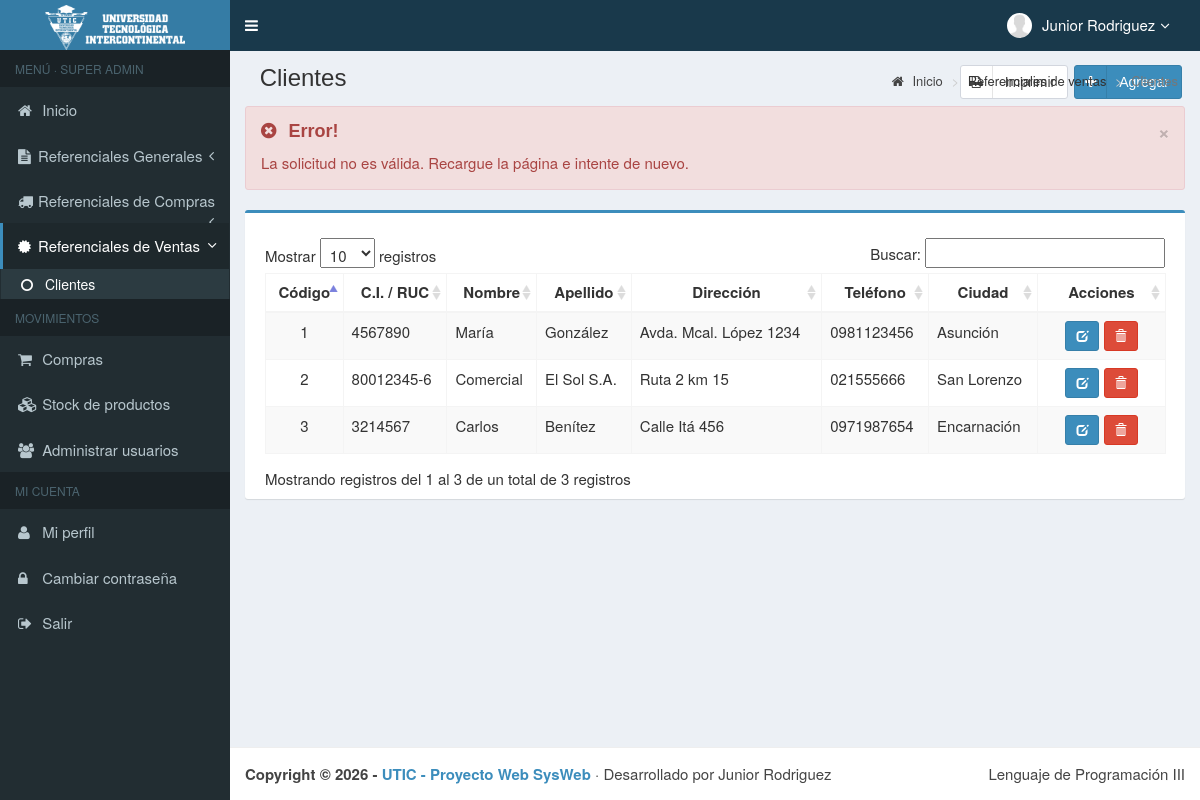
Screenshot of /main.php?module=clientes&alert=11 (signed in) with the database file from the repository.
### tables this page shows
CREATE TABLE usuarios (
    id_user         INT          NOT NULL AUTO_INCREMENT,
    username        VARCHAR(50)  NOT NULL,
    name_user       VARCHAR(150) NOT NULL,
    password        VARCHAR(255) NOT NULL,
    email           VARCHAR(150) NULL,
    telefono        VARCHAR(20)  NULL,
    foto            VARCHAR(300) NOT NULL DEFAULT '',
    permisos_acceso VARCHAR(30)  NOT NULL,           
    status          VARCHAR(15)  NOT NULL DEFAULT 'activo',    
    PRIMARY KEY (id_user),
    UNIQUE KEY uq_usuarios_username (username)
);

CREATE TABLE clientes (
    id_cliente    INT         NOT NULL,
    ci_ruc        VARCHAR(10) NOT NULL,
    cli_nombre    VARCHAR(30) NOT NULL,
    cli_apellido  VARCHAR(50) NOT NULL,
    cli_direccion VARCHAR(50) NULL,
    cli_telefono  VARCHAR(20) NULL,               
    cod_ciudad    INT         NULL,
    PRIMARY KEY (id_cliente),
    UNIQUE KEY uq_clientes_ci_ruc (ci_ruc),
    FOREIGN KEY (cod_ciudad) REFERENCES ciudad (cod_ciudad)
        ON UPDATE CASCADE ON DELETE NO ACTION
);

CREATE TABLE ciudad (
    cod_ciudad      INT         NOT NULL,
    descrip_ciudad  VARCHAR(25) NULL,
    id_departamento INT         NOT NULL,
    PRIMARY KEY (cod_ciudad),
    FOREIGN KEY (id_departamento) REFERENCES departamento (id_departamento)
        ON UPDATE CASCADE ON DELETE NO ACTION
);

### config/funciones.php (called while the page is built, shortened)
<?php
function e(?string $texto): string
{
    return htmlspecialchars($texto ?? "", ENT_QUOTES, "UTF-8");
}
function foto_usuario(?string $foto): string
{
    return "images/user/" . ($foto !== null && $foto !== "" ? rawurlencode($foto) : "user-default.png");
}

### modules/clientes/view.php (the view, shortened to what this page needs)
<?php
$alertas = [
    1 => ["success", "Éxito!", "El cliente se registró correctamente."],
    2 => ["success", "Éxito!", "Los datos del cliente se modificaron correctamente."],
    3 => ["success", "Éxito!", "El cliente se eliminó correctamente."],
    4 => ["danger",  "Error!", "No se puede eliminar: el cliente tiene ventas registradas."],
    5 => ["danger",  "Error!", "Ya existe un cliente con ese C.I. / RUC."],
    6 => ["danger",  "Error!", "El cliente que intenta eliminar no existe."],
    10 => ["danger", "Error!", "Datos incompletos o inválidos. Revise el formulario."],
    11 => ["danger", "Error!", "La solicitud no es válida. Recargue la página e intente de nuevo."],
];
$alerta = $alertas[(int) ($_GET["alert"] ?? 0)] ?? null;
$clientes = $mysqli->query("SELECT cl.id_cliente, cl.ci_ruc, cl.cli_nombre, cl.cli_apellido, cl.cli_direccion,
                                   cl.cli_telefono, c.descrip_ciudad
                            FROM clientes cl LEFT JOIN ciudad c ON c.cod_ciudad = cl.cod_ciudad
                            ORDER BY cl.id_cliente");
?>
<section class="content-header">
    <h1>
        <i class="fa fa-address-book icon-title"></i> Clientes
        <a class="btn btn-primary btn-social pull-right" href="?module=form_clientes&form=add" title="Agregar" data-toggle="tooltip">
            <i class="fa fa-plus"></i> Agregar
        </a>
        <a class="btn btn-default btn-social pull-right" style="margin-right:6px" href="modules/clientes/reporte.php" target="_blank" title="Imprimir reporte" data-toggle="tooltip">
            <i class="fa fa-print"></i> Imprimir
        </a>
    </h1>
    <ol class="breadcrumb">
        <li><a href="?module=start"><i class="fa fa-home"></i> Inicio</a></li>
        <li>Referenciales de ventas</li>
        <li class="active">Clientes</li>
    </ol>
</section>
<section class="content">
    <div class="row">
        <div class="col-md-12">
            <?php if ($alerta): ?>
                <div class="alert alert-<?= $alerta[0] ?> alert-dismissable">
                    <button type="button" class="close" data-dismiss="alert" aria-hidden="true">&times;</button>
                    <h4><i class="icon fa <?= $alerta[0] === "success" ? "fa-check-circle" : "fa-times-circle" ?>"></i> <?= $alerta[1] ?></h4>
                    <?= $alerta[2] ?>
                </div>
            <?php endif; ?>
            <div class="box box-primary">
                <div class="box-body">
                    <table id="dataTables1" class="table table-bordered table-striped table-hover">
                        <thead>
                            <tr>
                                <th class="center">Código</th>
                                <th class="center">C.I. / RUC</th>
                                <th class="center">Nombre</th>
                                <th class="center">Apellido</th>
                                <th class="center">Dirección</th>
                                <th class="center">Teléfono</th>
                                <th class="center">Ciudad</th>
                                <th class="center">Acciones</th>
                            </tr>
                        </thead>
                        <tbody>
                        <?php while ($cl = $clientes->fetch_assoc()): ?>
                            <tr>
                                <td width="60" class="center"><?= (int) $cl["id_cliente"] ?></td>
                                <td><?= e($cl["ci_ruc"]) ?></td>
                                <td><?= e($cl["cli_nombre"]) ?></td>
                                <td><?= e($cl["cli_apellido"]) ?></td>
                                <td><?= e($cl["cli_direccion"]) ?></td>
                                <td><?= e($cl["cli_telefono"]) ?></td>
                                <td><?= e($cl["descrip_ciudad"]) ?></td>
                                <td width="110" class="center">
                                    <a data-toggle="tooltip" title="Modificar" class="btn btn-primary btn-sm"
                                       href="?module=form_clientes&form=edit&id=<?= (int) $cl["id_cliente"] ?>">
                                        <i style="color:#fff" class="glyphicon glyphicon-edit"></i>
                                    </a>
                                    <form method="POST" action="modules/clientes/proses.php?act=delete" style="display:inline"
                                          onsubmit="return confirm('¿Eliminar al cliente <?= e(addslashes($cl["cli_nombre"] . " " . $cl["cli_apellido"])) ?>?');">
                                        <button type="submit" class="btn btn-danger btn-sm" data-toggle="tooltip" title="Eliminar">
                                            <i style="color:#fff" class="glyphicon glyphicon-trash"></i>
                                        </button>
                                    </form>
                                </td>
                            </tr>
                        <?php endwhile; ?>
                        </tbody>
                    </table>
                </div>
            </div>
        </div>
    </div>
</section>

### top-menu.php (shortened to what this page needs)
<?php
$stmt = $mysqli->prepare("SELECT name_user, foto, permisos_acceso FROM usuarios WHERE id_user = ?");
$stmt->bind_param("i", $_SESSION["id_user"]);
$stmt->execute();
$usuario_top = $stmt->get_result()->fetch_assoc();
?>
<li class="dropdown user user-menu">
    <a href="#" class="dropdown-toggle" data-toggle="dropdown">
        <img src="<?= foto_usuario($usuario_top["foto"]) ?>" class="user-image" alt="Imagen de usuario">
        <span class="hidden-xs"><?= e($usuario_top["name_user"]) ?><i style="margin-left:5px" class="fa fa-angle-down"></i></span>
    </a>
</li>

### assets/css/style.css (style rules this page uses)
.bg-red, .callout.callout-danger, .alert-danger, .alert-error, .label-danger, .modal-danger .modal-body { background-color: #f2dede !important; }
.alert-danger, .alert-error { border-color: #ebccd1; }
.btn-default { background-color: #fff; border-color: #d2d6de; color: #444; }
.btn-social *:first-child { border-right: 1px solid rgba(0, 0, 0, 0.1); bottom: 0; font-size: 1em !important; left: 0; line-height: 32px !important; position: absolute; text-align: center; top: 0; width: 32px !important; }
.content-header { padding: 15px 18px 0; position: relative; }
.content-header > .breadcrumb { background: transparent none repeat scroll 0 0; border-radius: 2px; float: right; font-size: 13px; margin-bottom: 0; margin-top: 0; padding: 7px 12px; position: absolute; right: 10px; top: 15px; }
.center { text-align:center; }
body { background-color: #fff; color: #333; font-size: 15px; line-height: 1.42857; }

### rows the page displays
usuarios: name_user "Junior Rodriguez"
clientes: id_cliente "1", ci_ruc "4567890", cli_nombre "María", cli_apellido "González", cli_direccion "Avda. Mcal. López 1234", cli_telefono "0981123456", cod_ciudad.descrip_ciudad "Asunción"
clientes: id_cliente "2", ci_ruc "80012345-6", cli_nombre "Comercial", cli_apellido "El Sol S.A.", cli_direccion "Ruta 2 km 15", cli_telefono "021555666", cod_ciudad.descrip_ciudad "San Lorenzo"
clientes: id_cliente "3", ci_ruc "3214567", cli_nombre "Carlos", cli_apellido "Benítez", cli_direccion "Calle Itá 456", cli_telefono "0971987654", cod_ciudad.descrip_ciudad "Encarnación"

### other values shown
$nivel "SUPER ADMIN"
$alerta[1] "Error!"
$alerta[2] "La solicitud no es válida. Recargue la página e intente de nuevo."
